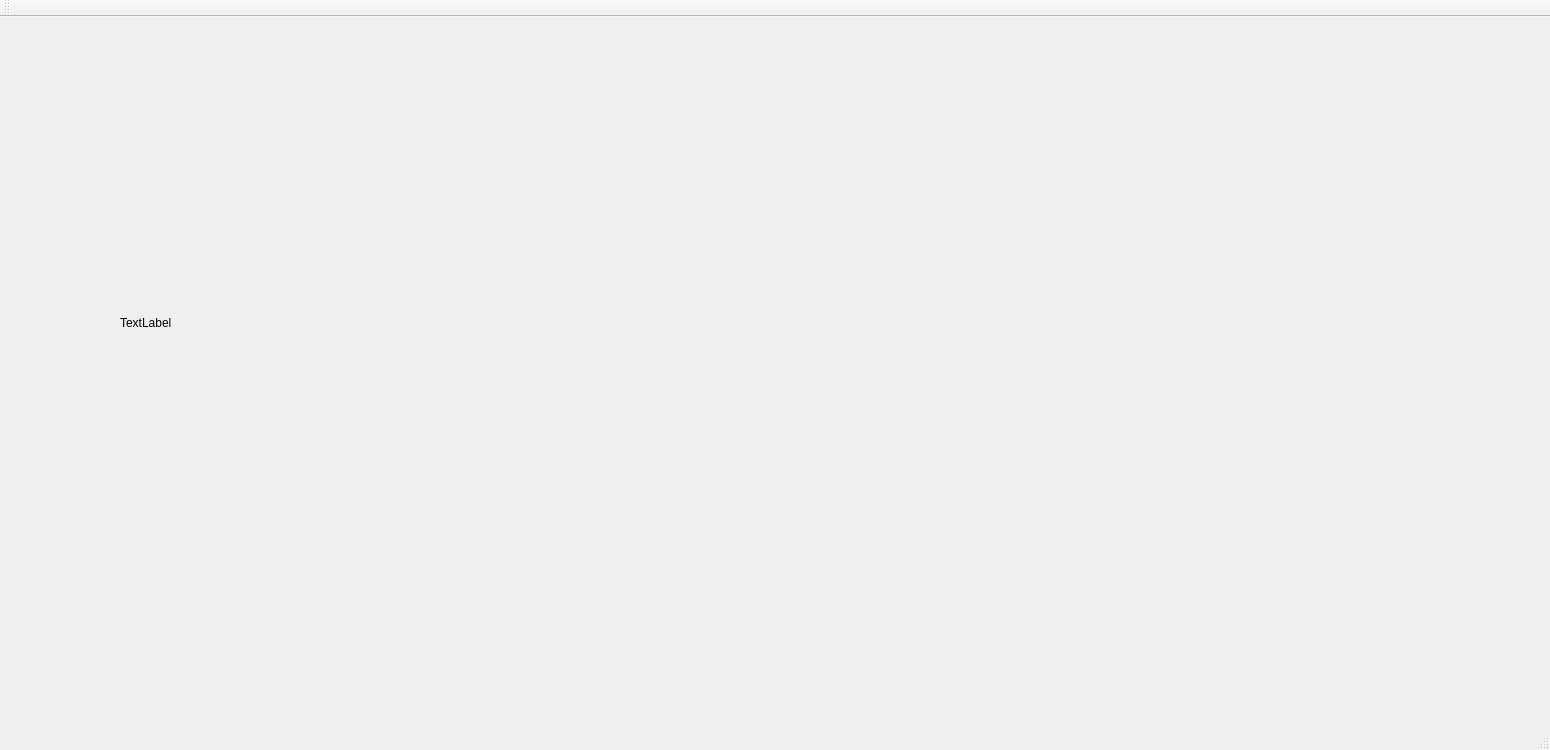
<?xml version="1.0" encoding="UTF-8"?>
<ui version="4.0">
 <class>MainWindow</class>
 <widget class="QMainWindow" name="MainWindow">
  <property name="geometry">
   <rect>
    <x>0</x>
    <y>0</y>
    <width>1550</width>
    <height>750</height>
   </rect>
  </property>
  <property name="windowTitle">
   <string>MainWindow</string>
  </property>
  <widget class="QWidget" name="centralWidget">
   <widget class="QLabel" name="label">
    <property name="geometry">
     <rect>
      <x>120</x>
      <y>150</y>
      <width>731</width>
      <height>311</height>
     </rect>
    </property>
    <property name="text">
     <string>TextLabel</string>
    </property>
   </widget>
  </widget>
  <widget class="QMenuBar" name="menuBar">
   <property name="geometry">
    <rect>
     <x>0</x>
     <y>0</y>
     <width>1550</width>
     <height>22</height>
    </rect>
   </property>
  </widget>
  <widget class="QToolBar" name="mainToolBar">
   <attribute name="toolBarArea">
    <enum>TopToolBarArea</enum>
   </attribute>
   <attribute name="toolBarBreak">
    <bool>false</bool>
   </attribute>
  </widget>
  <widget class="QStatusBar" name="statusBar"/>
 </widget>
 <layoutdefault spacing="6" margin="11"/>
 <resources/>
 <connections/>
</ui>
